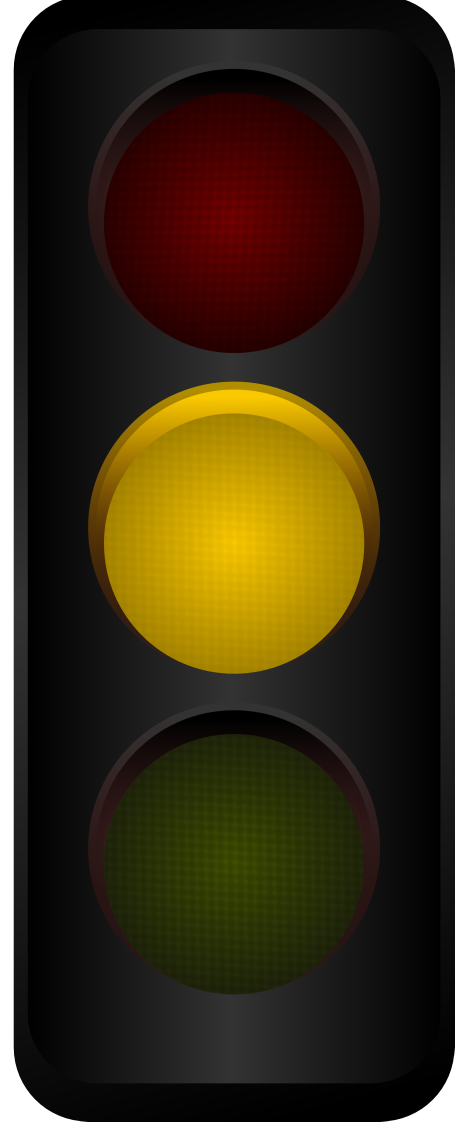
%> input picture Traffic Lights/6.png, 909 x 2243 px (shown at 1/2 size)
$ octave TrafficSignals.m   (GNU Octave 9; MATLAB toolbox functions it lacks are replaced by stand-ins)
%> lines starting %> are read from the running program, lines starting %| are printed output that depends on the picture; in (x1, y1, x2, y2) boxes, pixels count from 0 and x2, y2 are one past the last pixel; in counts of white or black regions, pixels touching at a corner belong together; the program's own positions count from 1
%Apply For ('4.png') and ('5.png') and ('6.png')
clc;
clear all;
close all;
%I = imread('4.png');
%Uncomment Next Line To Get Rest Of Images Output
%I = imread('5.png');
I = imread('6.png');
%> I is the input picture: size 2243x909x3 uint8; mean R, G, B 55.6, 44.4, 21.1
GreyImage = rgb2gray(I);
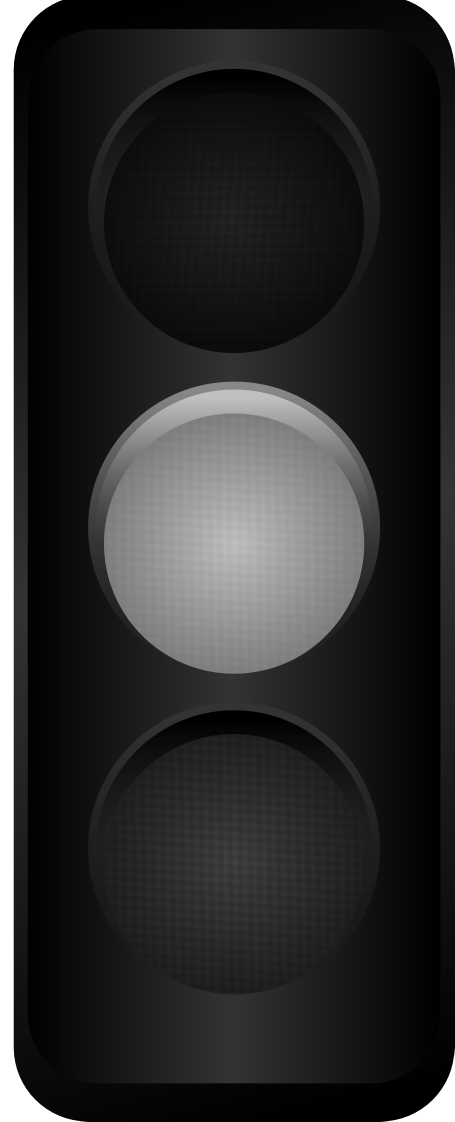
%> GreyImage: size 2243x909 uint8 (shown at 1/2 size); min 0, max 255, mean 45.1
[Rows,Cols] = size(GreyImage);
%> Rows = 2243; Cols = 909
RedBright = 0;
GreenBright = 0;
YellowBright = 0;
%S = impixel(GreyImage);
% I Have Used impixel To Detect The Intensities Firstly Then I Will Use
% Segmentation Depending On Thresholding

for i=1:Rows
    for j=1:Cols
        if (GreyImage(i,j) >= 62) && (GreyImage(i,j) <=77)
            RedBright = RedBright+1;
            GreyImage(i,j) =255;
        elseif (GreyImage(i,j) >= 131) && (GreyImage(i,j) <=203)
            YellowBright =YellowBright+ 1;
            GreyImage(i,j) =255;
        elseif (GreyImage(i,j) >= 58) && (GreyImage(i,j) <=187)
            GreenBright =GreenBright+1;
            GreyImage(i,j) =255;
        else
            GreyImage(i,j) =0;
        end

    end
end
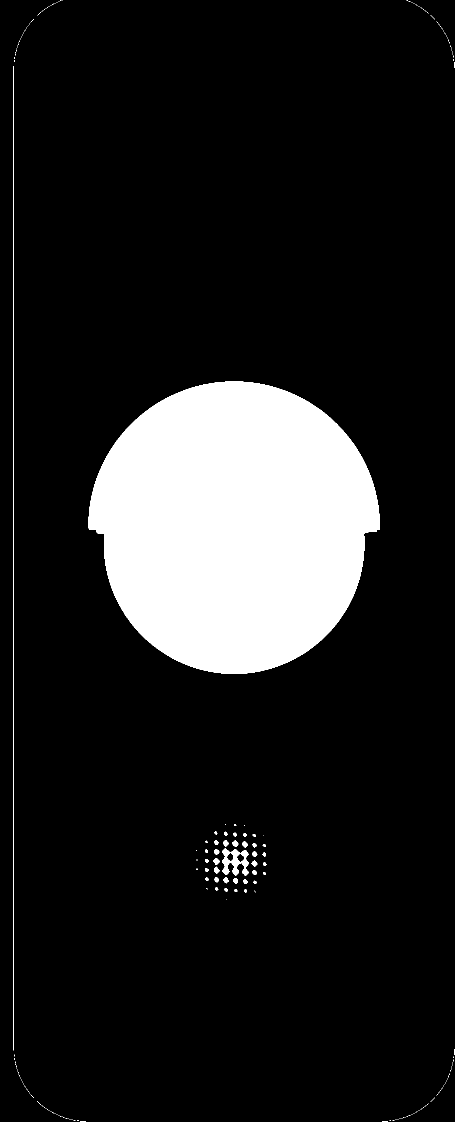
%> GreyImage: size 2243x909 uint8 (shown at 1/2 size); 12.9% white; 234 white regions (198 under 20 px), largest, box (x1, y1, x2, y2) and area: (177, 763, 760, 1348) 257758, (27, 132, 28, 2101) 1969, (444, 1697, 498, 1751) 1563
%> after the loop, GreenBright = 52949; RedBright = 4941; YellowBright = 205769
%Filling Holes
Filled = imfill(GreyImage,'holes');
%> Filled: size 2243x909 uint8; 12.9% white; 234 white regions (198 under 20 px), largest, box (x1, y1, x2, y2) and area: (177, 763, 760, 1348) 257758, (27, 132, 28, 2101) 1969, (444, 1697, 498, 1751) 1862
%figure,imshow(Filled);
if (RedBright > GreenBright) && (RedBright>YellowBright)
    disp('The Sign Is Red');
elseif (GreenBright > RedBright) && (GreenBright>YellowBright)
    disp('The Sign Is Green');
elseif (YellowBright > RedBright) && (YellowBright > GreenBright)
    disp('The Sign Is Yellow');
end

$ run again, with Traffic Lights/4.png copied over Traffic Lights/6.png
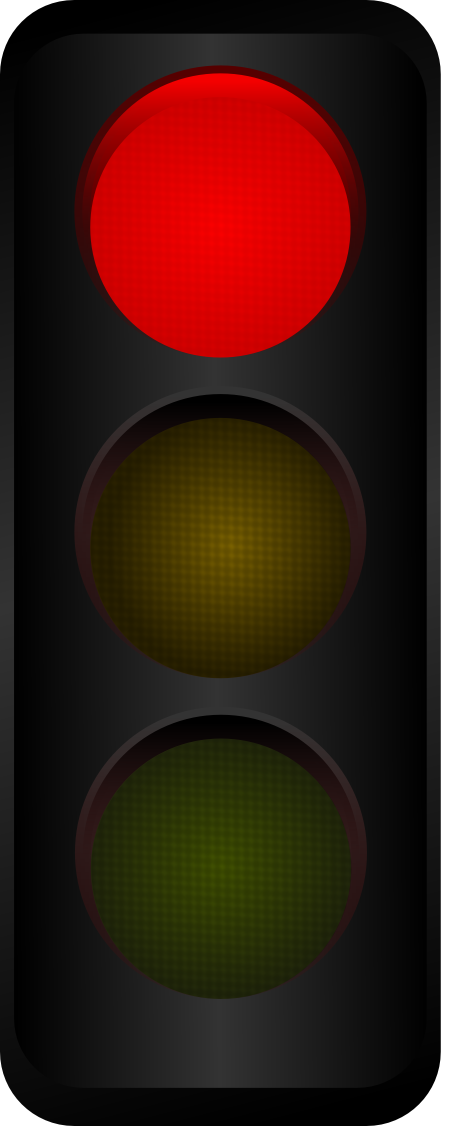
%> input picture Traffic Lights/4.png, 900 x 2252 px (shown at 1/2 size)
%> I is the input picture: size 2252x900x3 uint8; mean R, G, B 55.5, 28.3, 19
%> after the loop `for i=1:Rows`:
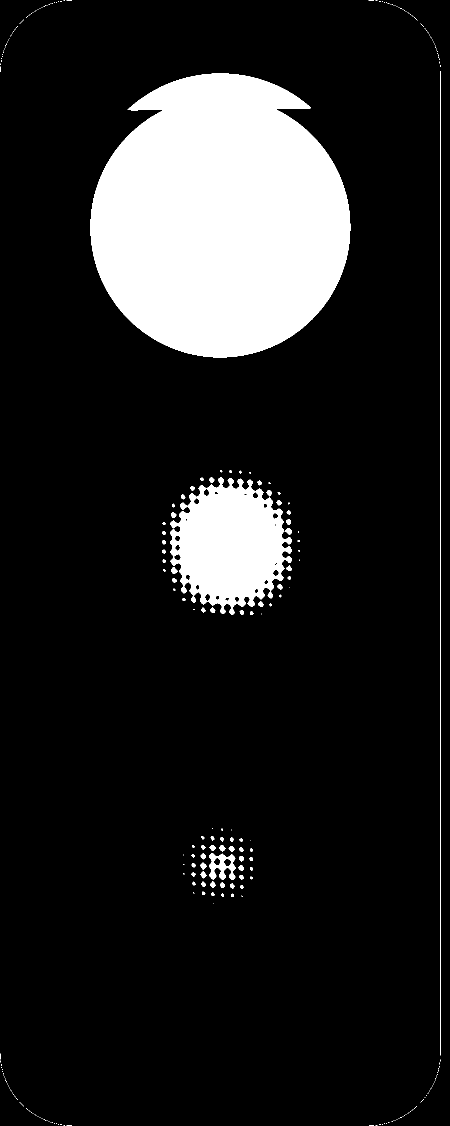
%> GreyImage: size 2252x900 uint8 (shown at 1/2 size); 13.7% white; 299 white regions (229 under 20 px), largest, box (x1, y1, x2, y2) and area: (181, 147, 701, 715) 227164, (340, 955, 584, 1230) 43616, (881, 142, 882, 2111) 1969
%> after the loop `for i=1:Rows`: GreenBright = 44548; RedBright = 233127; YellowBright = 1005
%> `Filled = imfill(GreyImage,'holes');`:
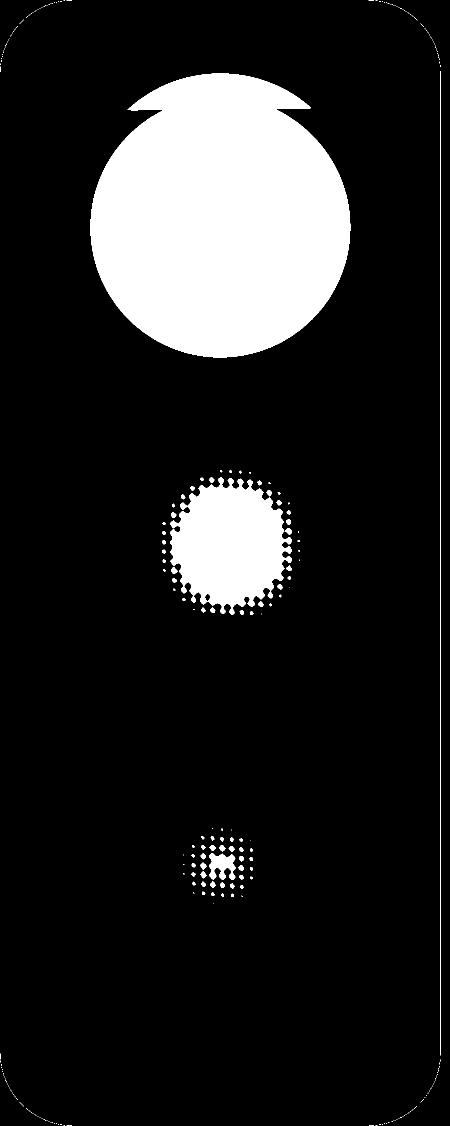
%> Filled: size 2252x900 uint8 (shown at 1/2 size); 13.8% white; 299 white regions (229 under 20 px), largest, box (x1, y1, x2, y2) and area: (181, 147, 701, 715) 227164, (340, 955, 584, 1230) 44882, (881, 142, 882, 2111) 1969

$ run again, with Traffic Lights/5.png copied over Traffic Lights/6.png
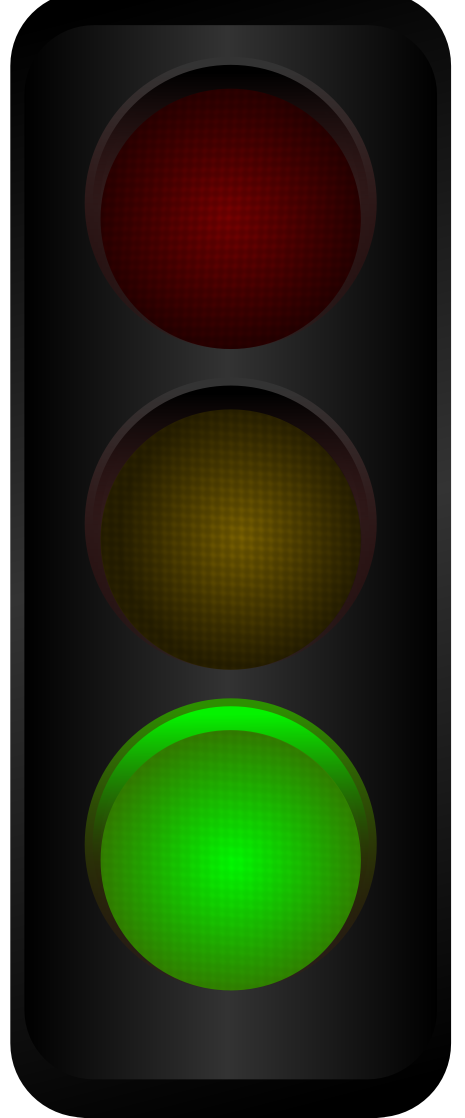
%> input picture Traffic Lights/5.png, 929 x 2235 px (shown at 1/2 size)
%> I is the input picture: size 2235x929x3 uint8; mean R, G, B 42.5, 50.5, 25.4
%> `GreyImage = rgb2gray(I);`:
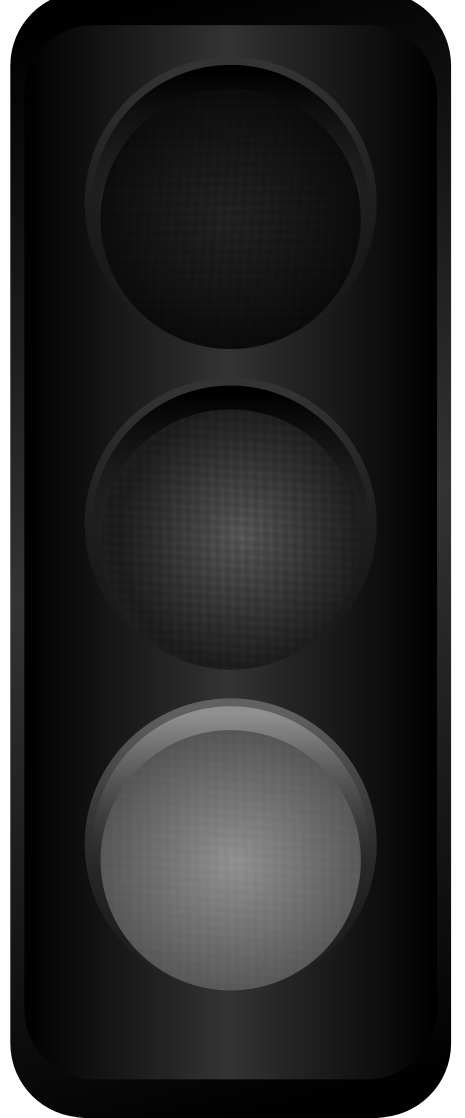
%> GreyImage: size 2235x929 uint8 (shown at 1/2 size); min 0, max 255, mean 45.2
%> after the loop `for i=1:Rows`:
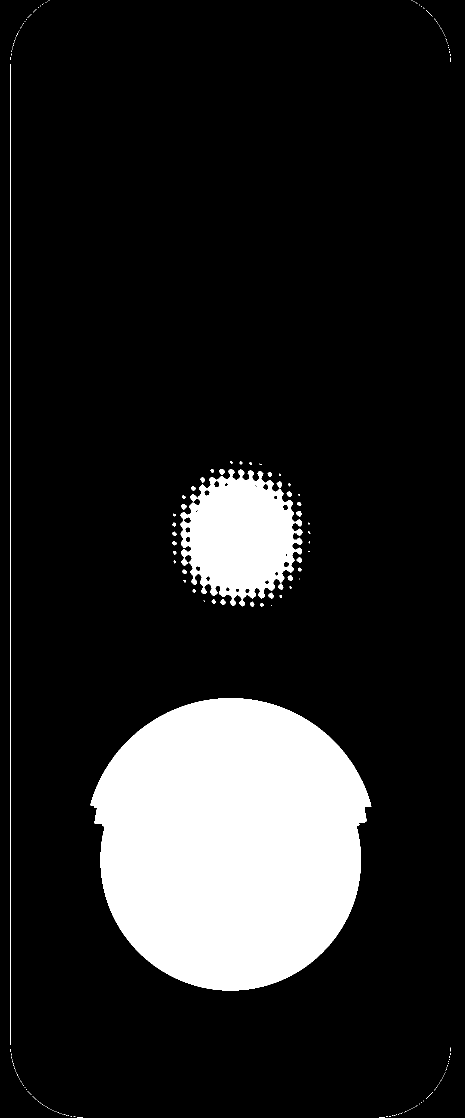
%> GreyImage: size 2235x929 uint8 (shown at 1/2 size); 14.5% white; 227 white regions (191 under 20 px), largest, box (x1, y1, x2, y2) and area: (181, 1396, 743, 1981) 252968, (361, 938, 605, 1213) 43510, (20, 128, 21, 2090) 1962
%> after the loop `for i=1:Rows`: GreenBright = 243097; RedBright = 35063; YellowBright = 22736
%> Filled: size 2235x929 uint8; 14.5% white; 227 white regions (191 under 20 px), largest, box (x1, y1, x2, y2) and area: (181, 1396, 743, 1981) 252968, (361, 938, 605, 1213) 44664, (20, 128, 21, 2090) 1962

$ run again, with Traffic Lights/1.jpg saved as Traffic Lights/6.png
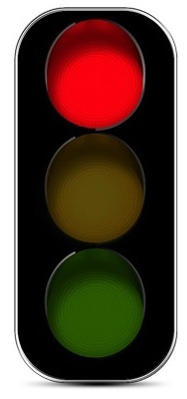
%> input picture Traffic Lights/1.jpg, 187 x 399 px
%> I is the input picture: size 399x187x3 uint8; mean R, G, B 95.4, 75.6, 63.9
%> after the loop `for i=1:Rows`:
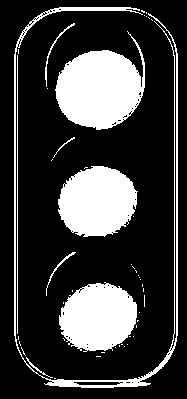
%> GreyImage: size 399x187 uint8; 23.5% white; 48 white regions (39 under 20 px), largest, box (x1, y1, x2, y2) and area: (55, 31, 145, 130) 5452, (58, 166, 138, 237) 4329, (59, 282, 137, 352) 4099
%> after the loop `for i=1:Rows`: GreenBright = 3704; RedBright = 11461; YellowBright = 2364
%> `Filled = imfill(GreyImage,'holes');`:
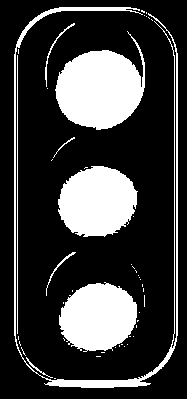
%> Filled: size 399x187 uint8; 23.8% white; 48 white regions (39 under 20 px), largest, box (x1, y1, x2, y2) and area: (55, 31, 145, 130) 5486, (58, 166, 138, 237) 4340, (59, 282, 137, 352) 4126
